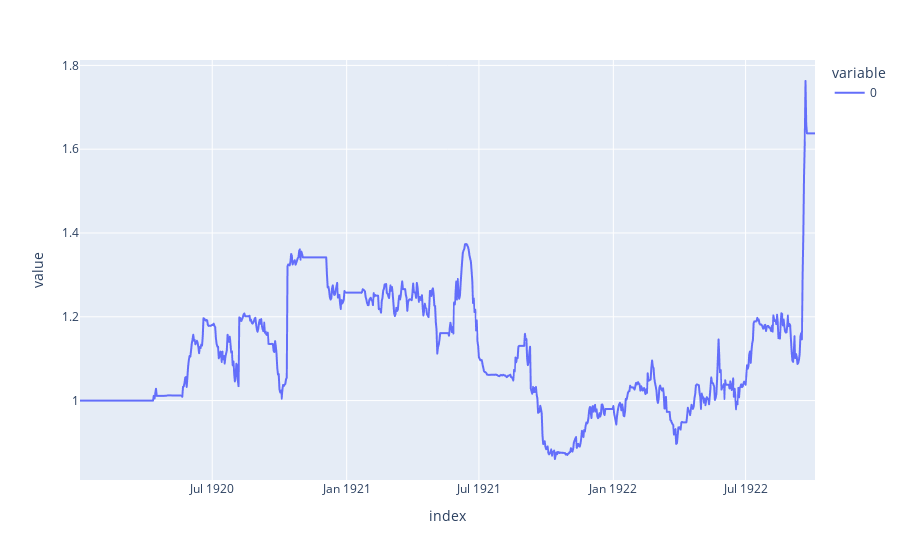

The notebook cell saved with this chart:
### Code cell
px.line(np.exp(strategy_log_returns.cumsum()))

### Figure 1 — Plotly figure (JSON) as saved in the notebook; plotly's stock layout.template omitted (floating-point values rounded to 4 significant figures; data arrays with more than 128 entries replaced by an {"elided": "..."} marker saying what was removed)
{"data": [{"hovertemplate": "variable=0<br>index=%{x}<br>value=%{y}<extra></extra>", "legendgroup": "0", "line": {"color": "#636efa", "dash": "solid"}, "marker": {"symbol": "circle"}, "mode": "lines", "name": "0", "showlegend": true, "type": "scattergl", "x": {"elided": "1007 str values"}, "xaxis": "x", "y": {"elided": "1007 float values"}, "yaxis": "y"}], "layout": {"legend": {"title": {"text": "variable"}, "tracegroupgap": 0}, "margin": {"t": 60}, "xaxis": {"anchor": "y", "domain": [0, 1], "title": {"text": "index"}}, "yaxis": {"anchor": "x", "domain": [0, 1], "title": {"text": "value"}}}}
